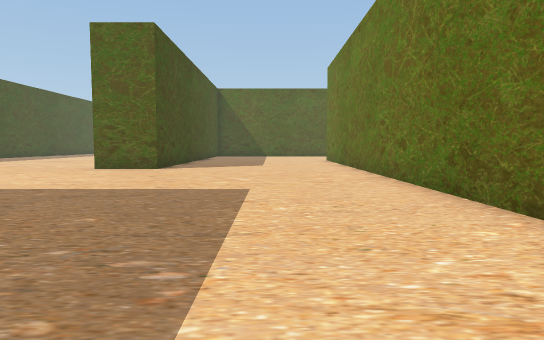
[1] (above)

24 first-person views from a walk through a scene from a Unity 3-D project. The camera is 1.5 m above the floor, tilts 4° down and sees 75° across. The floor is counted in squares, 2 m on a side. Each view is taken from the middle of a square. On the plan, view 1 faces up. The plan holds only what a view shows up to about 11 squares ahead; the rest is blank. The place goes on beyond the plan.

[2]
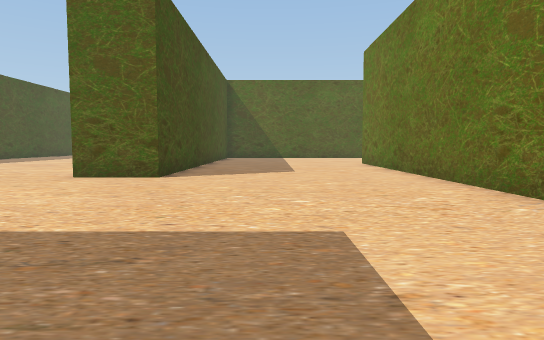

[3]
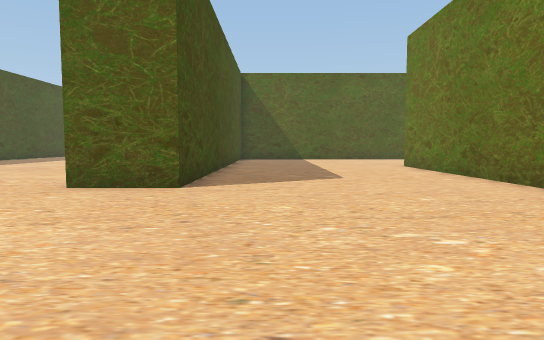

[4]
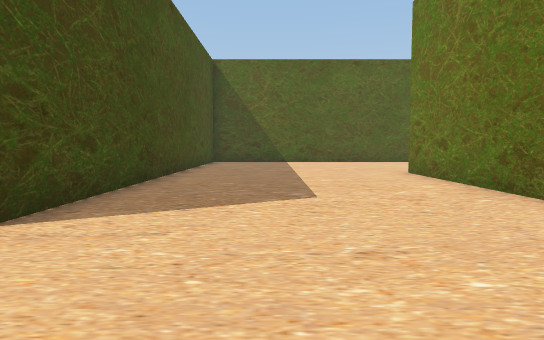

[5]
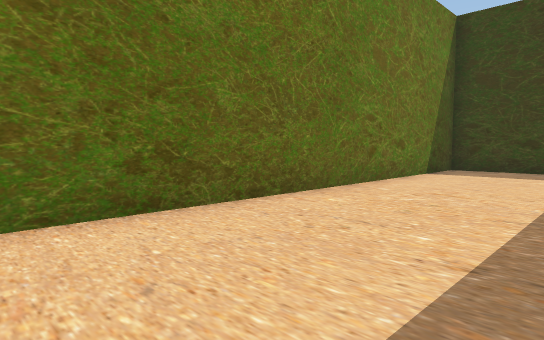

[6]
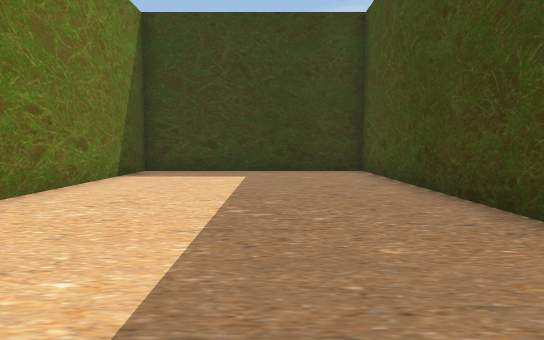

[7]
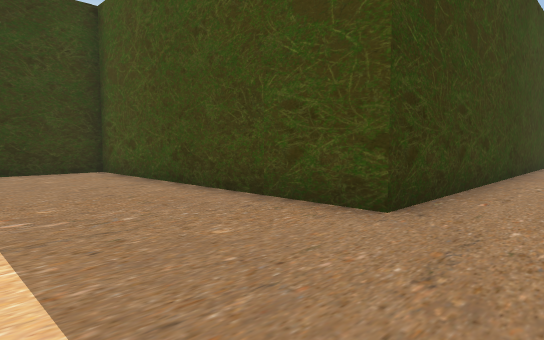

[8]
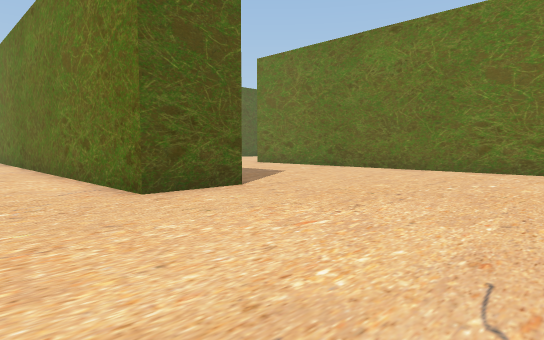

[9]
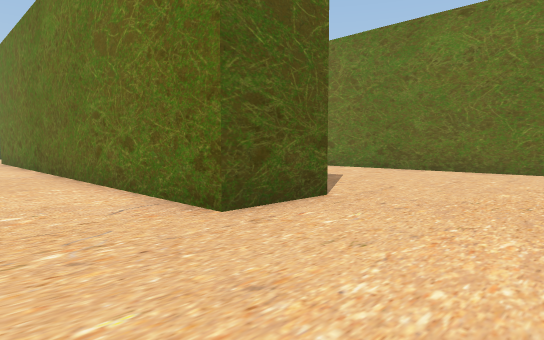

[10]
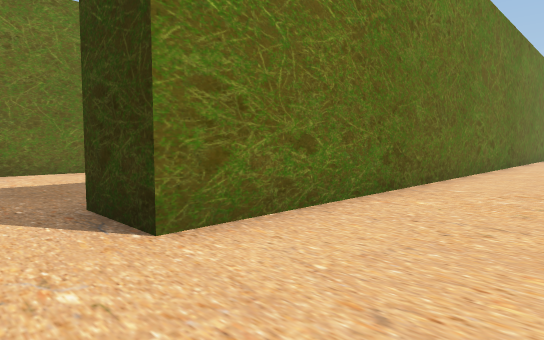

[11]
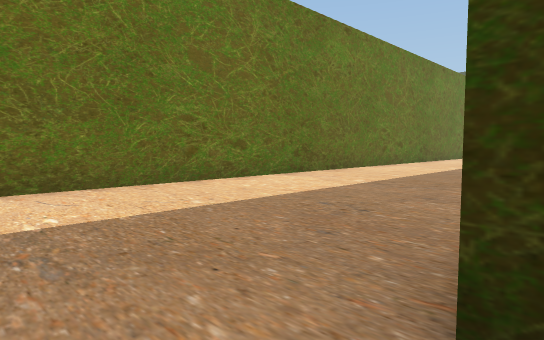

[12]
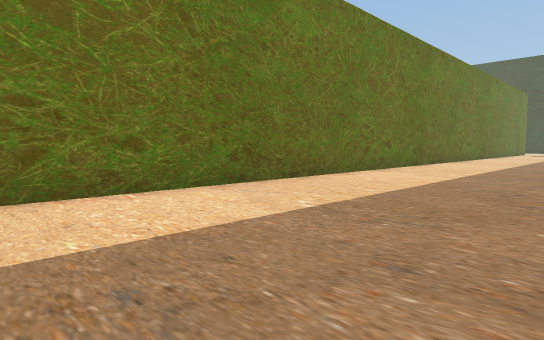

[13]
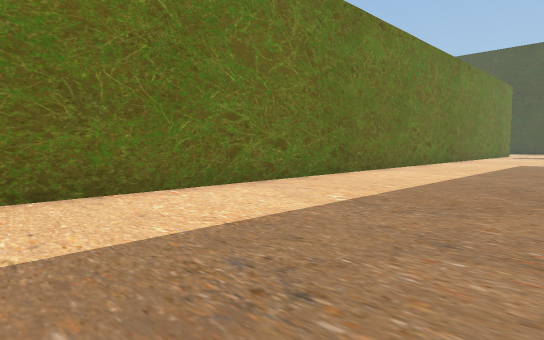

[14]
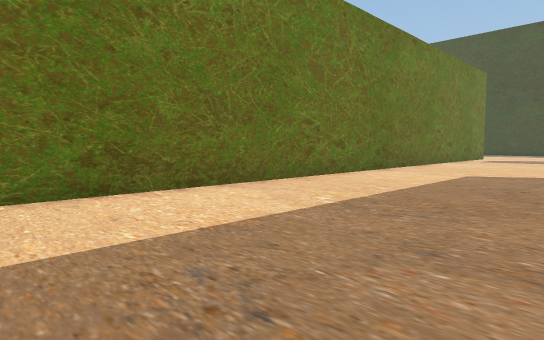

[15]
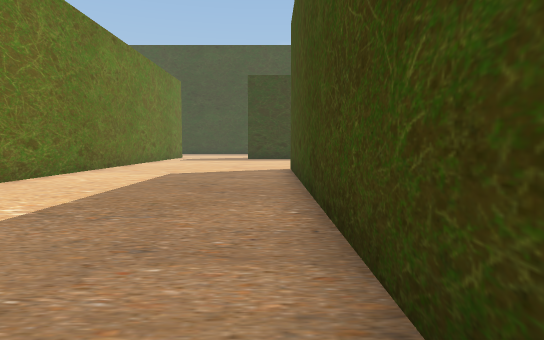

[16]
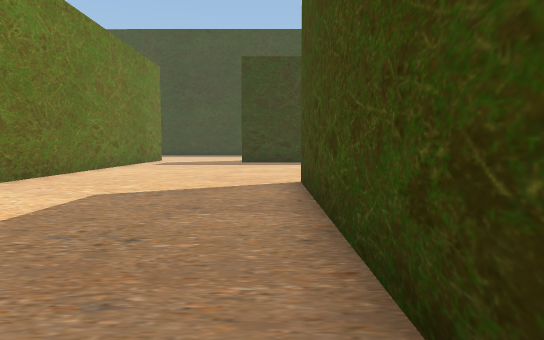

[17]
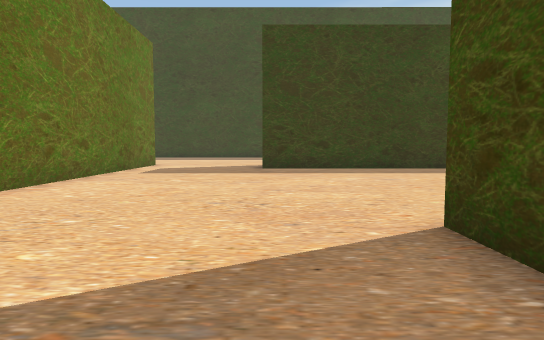

[18]
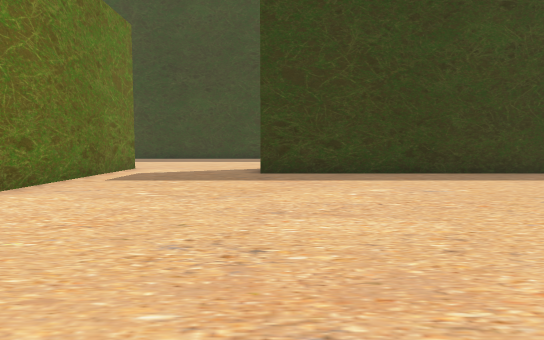

[19]
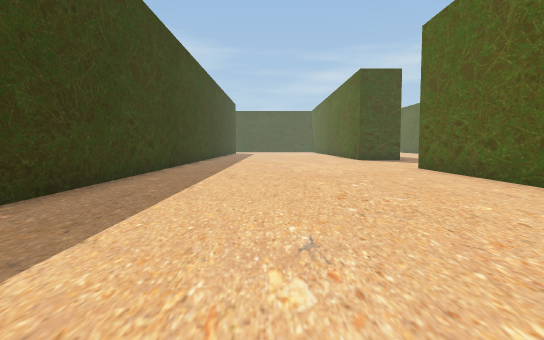

[20]
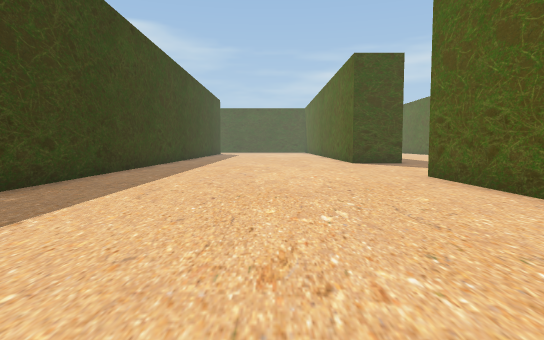

[21]
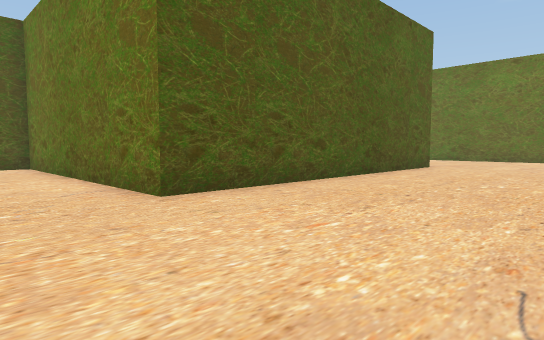

[22]
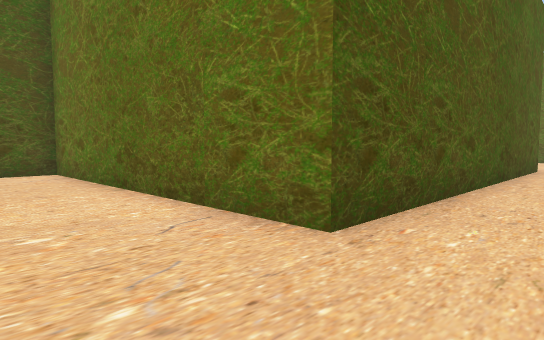

[23]
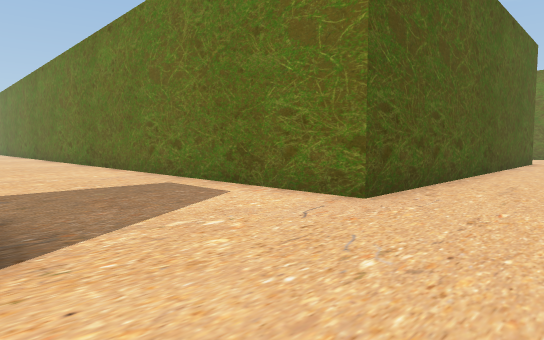

[24]
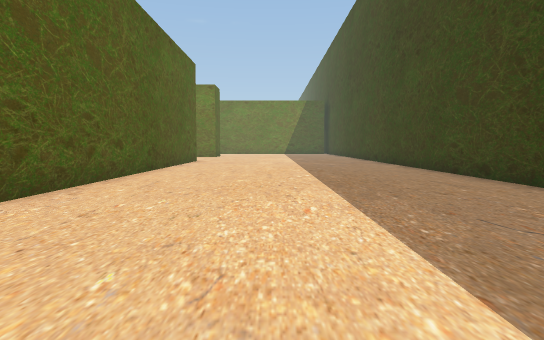

### Floor plan
Points are (right, up) in squares from view 1. A wall is a line through its corners. A room is listed if a view was taken in it or the views show most of it. See-through windows are left out.
Room 1 (views 1, 2, 3, 4, 5, 6, 7, 8, 9, 10)
walls: (-8.5, 4.2) (-3.7, 4.2) (-3.7, -4.4) (2.7, -4.4) (2.7, 17.6); (-3.7, 19.1) (-3.7, 11.2) (-5.5, 11.2) (-5.5, 19.5)
ways out: opening at (3.5, 18.5) to room 2
Room 2 (views 11, 12, 13, 14, 15, 16, 17, 18, 19, 20, 21, 22, 23, 24)
walls: (-8, -14.4) (6.4, -14.4); (4.4, 4.4) (4.4, -6.2) (-5.5, -6.2) (-5.5, 2.2) (-6.8, 2.2); (19.1, -16.4) (10.4, -16.4) (10.4, 18.2); (12.2, -24.8) (17.1, -24.8); (2.7, 17.6) (4.5, 17.6)
ways out: opening at (3.5, 18.5) to room 1

Positions as (right, up) in squares from view 1, and headings:
1: (0, 0), facing up
2: (-1, 3), facing up
3: (-2, 5), facing up
4: (-1, 8), facing up
5: (-1, 7), facing down-right
6: (-1, 6), facing down
7: (0, 6), facing down-left
8: (-8, 6), facing up-right
9: (-8, 8), facing up-right
10: (0, 19), facing down-right
11: (4, 19), facing down-right
12: (5, 16), facing down-right
13: (5, 11), facing down-right
14: (5, 5), facing down-right
15: (5, 5), facing down
16: (5, 1), facing down
17: (6, -3), facing down
18: (6, -5), facing down
19: (6, -11), facing left
20: (3, -10), facing left
21: (-8, -11), facing up-right
22: (-8, -8), facing up-right
23: (6, -19), facing up-right
24: (6, -20), facing right
